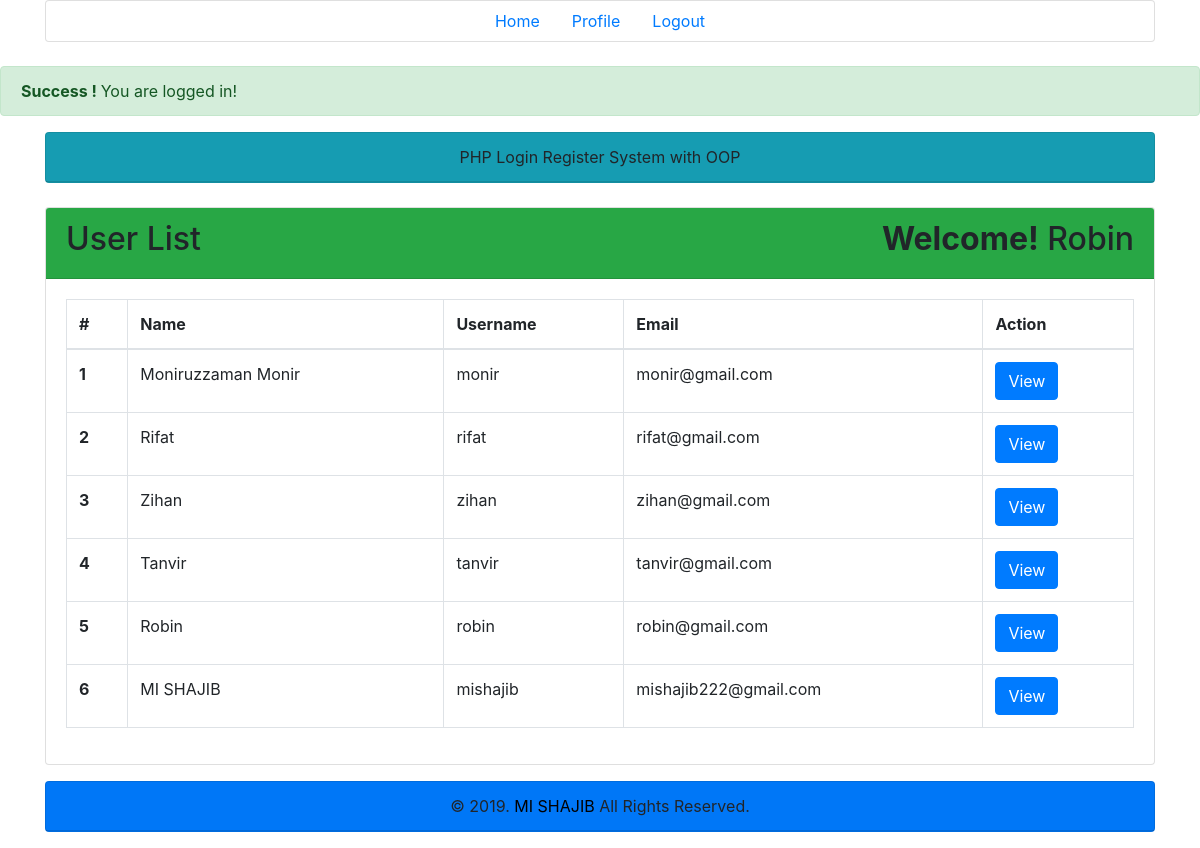
Page /index.php (signed in) on the committed database.
### tables this page shows
CREATE TABLE `userlist` (
  `id` int(11) NOT NULL,
  `name` varchar(255) DEFAULT NULL,
  `username` varchar(255) DEFAULT NULL,
  `email` varchar(255) DEFAULT NULL,
  `password` varchar(255) DEFAULT NULL
);

### lib/Session.php (called while the page is built, shortened)
<?php
class Session
{
    public static function get($key){
        if(isset($_SESSION[$key])){
            return $_SESSION[$key];
        }else{
            return false;
        }
    }
}

### lib/User.php (called while the page is built, shortened)
 <?php
require_once 'Database.php';
require_once 'Session.php';
class User
{
    private $db;
    public function __construct()
    {
        $this->db = new Database();
    }
    public function getUserData(){
      $sql = "SELECT * FROM userlist ORDER BY id DESC";
      $query = $this->db->pdo->prepare($sql);
      $query->execute();
      $result = $query->fetchAll();
      return $result;
    }
}

### lib/Database.php (called while the page is built)
<?php
class Database{
    private $hostdb = "localhost";
    private $userdb = "root";
    private $passdb = "";
    private $namedb = "oop_lr";
    public $pdo;
    public function __construct()
    {
        if (!isset($this->pdo))
        {
            try{
                $link = new PDO("mysql:host=".$this->hostdb.";dbname=".$this->namedb, $this->userdb, $this->passdb);
                $link->setAttribute(PDO::ATTR_ERRMODE, PDO::ERRMODE_EXCEPTION);
                $link->exec("SET CHARACTER SET utf8");
                $this->pdo = $link;
            }catch(PDOException $e){
                die("Failed to Connect With Database ".$e->getMessage());
            }
        }
    }
}

### index.php (the view, shortened to what this page needs)
<?php
    include 'lib/User.php';
    include 'inc/header.php';
    include 'inc/navbar.php';
?>
<?php
    $loginMsg = Session::get("loginMsg");
    if(isset($loginMsg)){
        echo $loginMsg;
    }
?>
    <div class="container">
        <div class="row">
            <div class="col-md-12">
                <div class="card bg-info">
                    <div class="card-header text-center">
                        PHP Login Register System with OOP
                    </div>
                </div>
            </div>
        </div>
    </div>
    <br>
    <div class="container">
        <div class="row">
            <div class="col-md-12">
                <div class="card mb-3">
                    <div class="card-header bg-success">
                        <h2>User List <span class="float-right"><strong>Welcome!</strong>
                        <?php
                            $name = Session::get("name");
                            if(isset($name)){
                                echo $name;
                            }
                        ?>
                        </span></h2>
                    </div>
                    <div class="card-body">
                        <table class="table table-bordered">
                            <thead>
                            <tr>
                                <th scope="col">#</th>
                                <th scope="col">Name</th>
                                <th scope="col">Username</th>
                                <th scope="col">Email</th>
                                <th scope="col">Action</th>
                            </tr>
                            </thead>
                            <tbody>
                              <?php
                                    $user = new User();
                                    $userData = $user->getUserData();
                                    if ($userData) {
                                      foreach ($userData as $key => $value) { ?>
                                        <tr>
                                            <th scope="row"><?php echo ++$key;?></th>
                                            <td><?php echo $value['name'];  ?></td>
                                            <td><?php echo $value['username'];  ?></td>
                                            <td><?php echo $value['email'];  ?></td>
                                            <td>
                                                <a class="btn btn-primary" href="profile.php?id=<?php echo $value['id']; ?>">View</a>
                                            </td>
                                        </tr>
                            <?php          }
                          }else { ?>
                            <tr>
                              <td colspan="5"><h2>No User Data Found....</h2></td>
                            </tr>
                  <?php        }
                               ?>
                            </tbody>
                        </table>
                    </div>
                </div>
            </div>
        </div>
    </div>
<?php
    include 'inc/footer.php';
?>

### rows in the picture
userlist: name "Moniruzzaman Monir", username "monir", email "monir@gmail.com"
userlist: name "Rifat", username "rifat", email "rifat@gmail.com"
userlist: name "Zihan", username "zihan", email "zihan@gmail.com"
userlist: name "Tanvir", username "tanvir", email "tanvir@gmail.com"
userlist: name "Robin", username "robin", email "robin@gmail.com"
userlist: name "MI SHAJIB", username "mishajib", email "mishajib222@gmail.com"

### other values in the picture
$loginMsg "Success ! You are logged in!"
$name "Robin"
